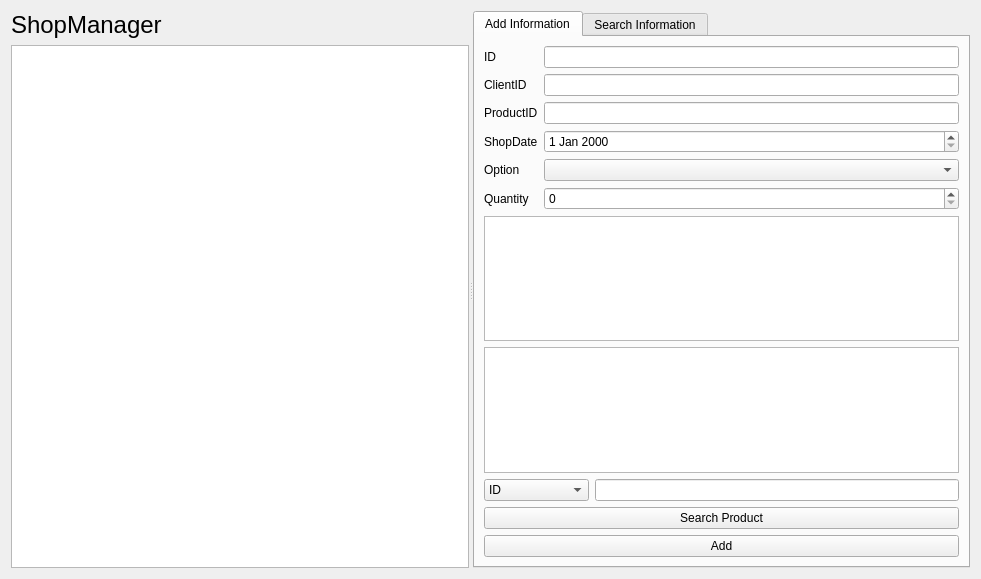
<?xml version="1.0" encoding="UTF-8"?>
<ui version="4.0">
 <class>ShopManagerForm</class>
 <widget class="QWidget" name="ShopManagerForm">
  <property name="geometry">
   <rect>
    <x>0</x>
    <y>0</y>
    <width>981</width>
    <height>579</height>
   </rect>
  </property>
  <property name="windowTitle">
   <string>Form</string>
  </property>
  <layout class="QGridLayout" name="gridLayout_3">
   <item row="0" column="0">
    <widget class="QSplitter" name="splitter">
     <property name="orientation">
      <enum>Qt::Horizontal</enum>
     </property>
     <widget class="QWidget" name="layoutWidget">
      <layout class="QVBoxLayout" name="verticalLayout">
       <item>
        <widget class="QLabel" name="label_5">
         <property name="font">
          <font>
           <pointsize>18</pointsize>
          </font>
         </property>
         <property name="text">
          <string>ShopManager</string>
         </property>
        </widget>
       </item>
       <item>
        <widget class="QTableView" name="tableView">
         <property name="editTriggers">
          <set>QAbstractItemView::NoEditTriggers</set>
         </property>
         <property name="selectionBehavior">
          <enum>QAbstractItemView::SelectRows</enum>
         </property>
        </widget>
       </item>
      </layout>
     </widget>
     <widget class="QTabWidget" name="tabWidget">
      <property name="currentIndex">
       <number>0</number>
      </property>
      <widget class="QWidget" name="Input">
       <attribute name="title">
        <string>Add Information</string>
       </attribute>
       <layout class="QGridLayout" name="gridLayout">
        <item row="0" column="0">
         <widget class="QLabel" name="label">
          <property name="text">
           <string>ID</string>
          </property>
         </widget>
        </item>
        <item row="0" column="1">
         <widget class="QLineEdit" name="idLineEdit"/>
        </item>
        <item row="1" column="0">
         <widget class="QLabel" name="label_2">
          <property name="text">
           <string>ClientID</string>
          </property>
         </widget>
        </item>
        <item row="1" column="1">
         <widget class="QLineEdit" name="clientIDLineEdit"/>
        </item>
        <item row="2" column="0">
         <widget class="QLabel" name="label_3">
          <property name="text">
           <string>ProductID</string>
          </property>
         </widget>
        </item>
        <item row="2" column="1">
         <widget class="QLineEdit" name="productIDLineEdit"/>
        </item>
        <item row="3" column="0">
         <widget class="QLabel" name="label_4">
          <property name="text">
           <string>ShopDate</string>
          </property>
         </widget>
        </item>
        <item row="3" column="1">
         <widget class="QDateEdit" name="shopDateEdit"/>
        </item>
        <item row="4" column="0">
         <widget class="QLabel" name="label_6">
          <property name="text">
           <string>Option</string>
          </property>
         </widget>
        </item>
        <item row="4" column="1">
         <widget class="QComboBox" name="optionComboBox"/>
        </item>
        <item row="5" column="0">
         <widget class="QLabel" name="label_7">
          <property name="text">
           <string>Quantity</string>
          </property>
         </widget>
        </item>
        <item row="5" column="1">
         <widget class="QSpinBox" name="quantitySpinBox"/>
        </item>
        <item row="6" column="0" colspan="2">
         <widget class="QTableView" name="productTableView">
          <property name="editTriggers">
           <set>QAbstractItemView::NoEditTriggers</set>
          </property>
          <property name="selectionBehavior">
           <enum>QAbstractItemView::SelectRows</enum>
          </property>
         </widget>
        </item>
        <item row="7" column="0" colspan="2">
         <widget class="QTableView" name="searchProductTableView">
          <property name="editTriggers">
           <set>QAbstractItemView::NoEditTriggers</set>
          </property>
          <property name="selectionBehavior">
           <enum>QAbstractItemView::SelectRows</enum>
          </property>
         </widget>
        </item>
        <item row="8" column="0" colspan="2">
         <layout class="QVBoxLayout" name="verticalLayout_5">
          <item>
           <layout class="QHBoxLayout" name="horizontalLayout">
            <item>
             <widget class="QComboBox" name="searchProductComboBox">
              <item>
               <property name="text">
                <string>ID</string>
               </property>
              </item>
              <item>
               <property name="text">
                <string>ProductName</string>
               </property>
              </item>
              <item>
               <property name="text">
                <string>Price</string>
               </property>
              </item>
              <item>
               <property name="text">
                <string>ProductType</string>
               </property>
              </item>
              <item>
               <property name="text">
                <string>Option</string>
               </property>
              </item>
             </widget>
            </item>
            <item>
             <widget class="QLineEdit" name="searchProductLineEdit"/>
            </item>
           </layout>
          </item>
          <item>
           <layout class="QVBoxLayout" name="verticalLayout_3">
            <item>
             <widget class="QPushButton" name="searchProductPushButton">
              <property name="text">
               <string>Search Product</string>
              </property>
             </widget>
            </item>
            <item>
             <widget class="QPushButton" name="addPushButton">
              <property name="text">
               <string>Add</string>
              </property>
             </widget>
            </item>
           </layout>
          </item>
         </layout>
        </item>
       </layout>
      </widget>
      <widget class="QWidget" name="Search">
       <attribute name="title">
        <string>Search Information</string>
       </attribute>
       <layout class="QGridLayout" name="gridLayout_2">
        <item row="0" column="0">
         <widget class="QTableView" name="searchTableView">
          <property name="editTriggers">
           <set>QAbstractItemView::NoEditTriggers</set>
          </property>
          <property name="selectionBehavior">
           <enum>QAbstractItemView::SelectRows</enum>
          </property>
         </widget>
        </item>
        <item row="1" column="0">
         <layout class="QVBoxLayout" name="verticalLayout_2">
          <item>
           <layout class="QHBoxLayout" name="horizontalLayout_3">
            <item>
             <widget class="QComboBox" name="searchComboBox">
              <item>
               <property name="text">
                <string>ID</string>
               </property>
              </item>
              <item>
               <property name="text">
                <string>Name</string>
               </property>
              </item>
              <item>
               <property name="text">
                <string>ProductName</string>
               </property>
              </item>
              <item>
               <property name="text">
                <string>Option</string>
               </property>
              </item>
              <item>
               <property name="text">
                <string>Quantity</string>
               </property>
              </item>
              <item>
               <property name="text">
                <string>ShopDate</string>
               </property>
              </item>
              <item>
               <property name="text">
                <string>ClientID</string>
               </property>
              </item>
              <item>
               <property name="text">
                <string>ProductID</string>
               </property>
              </item>
             </widget>
            </item>
            <item>
             <widget class="QLineEdit" name="searchLineEdit"/>
            </item>
           </layout>
          </item>
          <item>
           <widget class="QPushButton" name="searchPushButton">
            <property name="text">
             <string>Search</string>
            </property>
           </widget>
          </item>
         </layout>
        </item>
       </layout>
      </widget>
     </widget>
    </widget>
   </item>
  </layout>
 </widget>
 <resources/>
 <connections/>
</ui>
